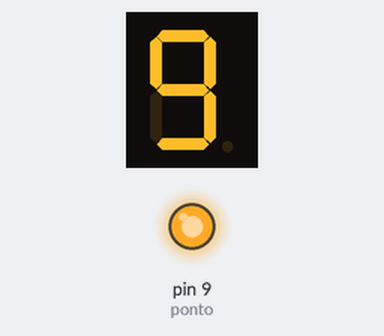
This sketch was run on a simulated Arduino Uno, built with avr-gcc and run on an emulated ATmega328P. On the bench: 1-digit seven-segment display, output pins drawn as LEDs (lit = HIGH). Wiring (inferred from the names in the program): 1-digit 7-segment display, segments lit when LOW: segments pin 2, pin 3, pin 4, pin 5, pin 6, pin 7, pin 8. The segment pins are drawn as the display they are named for; pins used as bus, display or sensor lines are not drawn.

Above: at 0.1 s.
At 2.1 s:
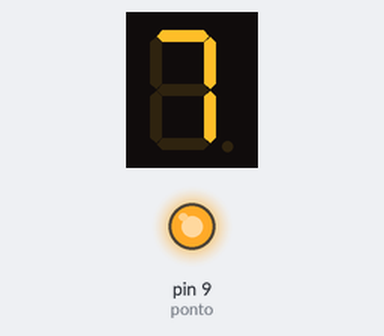
At 4.1 s:
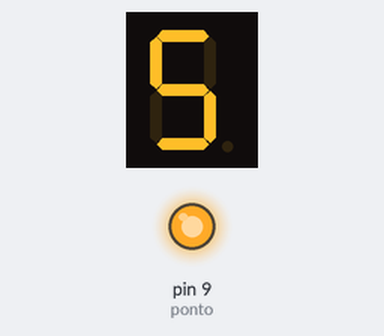
At 8.1 s:
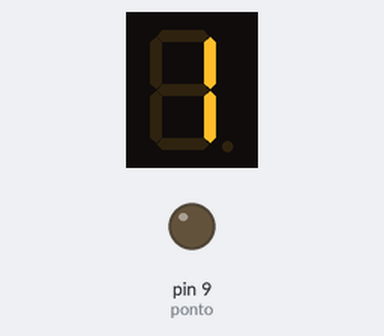
Timing chart, 0 to 40.0 s (numbered marks = the images above):
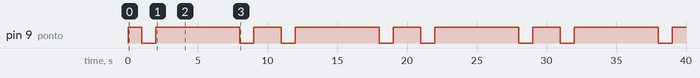

The sketch:

contagem_display_bcd.ino
```cpp
#define a 2
#define b 3
#define c 4
#define d 5
#define e 6
#define f 7
#define g 8
#define ponto 9

void setup()
{
  pinMode(a, OUTPUT);
  pinMode(b, OUTPUT);
  pinMode(c, OUTPUT);
  pinMode(d, OUTPUT);
  pinMode(e, OUTPUT);
  pinMode(f, OUTPUT);
  pinMode(g, OUTPUT);
  pinMode(ponto, OUTPUT);
}

void escrever1(int comPonto){
  digitalWrite(a,1);
  digitalWrite(b,0);
  digitalWrite(c,0);
  digitalWrite(d,1);
  digitalWrite(e,1);
  digitalWrite(f,1);
  digitalWrite(g,1);
  digitalWrite(ponto, !comPonto);
}
void escrever2(int comPonto){
  digitalWrite(a,0);
  digitalWrite(b,0);
  digitalWrite(c,1);
  digitalWrite(d,0);
  digitalWrite(e,0);
  digitalWrite(f,1);
  digitalWrite(g,0);
  digitalWrite(ponto, !comPonto);
}
void escrever3(int comPonto){
  digitalWrite(a,0);
  digitalWrite(b,0);
  digitalWrite(c,0);
  digitalWrite(d,0);
  digitalWrite(e,1);
  digitalWrite(f,1);
  digitalWrite(g,0);
  digitalWrite(ponto, !comPonto);
}
void escrever4(int comPonto){
  digitalWrite(a,1);
  digitalWrite(b,0);
  digitalWrite(c,0);
  digitalWrite(d,1);
  digitalWrite(e,1);
  digitalWrite(f,0);
  digitalWrite(g,0);
  digitalWrite(ponto, !comPonto);
}
void escrever5(int comPonto){
  digitalWrite(a,0);
  digitalWrite(b,1);
  digitalWrite(c,0);
  digitalWrite(d,0);
  digitalWrite(e,1);
  digitalWrite(f,0);
  digitalWrite(g,0);
  digitalWrite(ponto, !comPonto);
}
void escrever6(int comPonto){
  digitalWrite(a,0);
  digitalWrite(b,1);
  digitalWrite(c,0);
  digitalWrite(d,0);
  digitalWrite(e,0);
  digitalWrite(f,0);
  digitalWrite(g,0);
  digitalWrite(ponto, !comPonto);
}
void escrever7(int comPonto){
  digitalWrite(a,0);
  digitalWrite(b,0);
  digitalWrite(c,0);
  digitalWrite(d,1);
  digitalWrite(e,1);
  digitalWrite(f,1);
  digitalWrite(g,1);
  digitalWrite(ponto, !comPonto);
}
void escrever8(int comPonto){
  digitalWrite(a,0);
  digitalWrite(b,0);
  digitalWrite(c,0);
  digitalWrite(d,0);
  digitalWrite(e,0);
  digitalWrite(f,0);
  digitalWrite(g,0);
  digitalWrite(ponto, !comPonto);
}
void escrever9(int comPonto){
  digitalWrite(a,0);
  digitalWrite(b,0);
  digitalWrite(c,0);
  digitalWrite(d,0);
  digitalWrite(e,1);
  digitalWrite(f,0);
  digitalWrite(g,0);
  digitalWrite(ponto, !comPonto);
}
void escrever0(int comPonto){
  digitalWrite(a,0);
  digitalWrite(b,0);
  digitalWrite(c,0);
  digitalWrite(d,0);
  digitalWrite(e,0);
  digitalWrite(f,0);
  digitalWrite(g,1);
  digitalWrite(ponto, !comPonto);
}

void loop()
{
  escrever9(0);
  delay(1000);
  escrever8(1);
  delay(1000);
  escrever7(0);
  delay(1000);
  escrever6(0);
  delay(1000);
  escrever5(0);
  delay(1000);
  escrever4(0);
  delay(1000);
  escrever3(0);
  delay(1000);
  escrever2(0);
  delay(1000);
  escrever1(1);
  delay(1000);
  escrever0(0);
  delay(1000);
}
```

Measured:
- by itself, pin 9 (ponto): repeats every 10.0 s: LOW 1.0 s, HIGH 6.0 s, LOW 1.0 s, HIGH 2.0 s
- by itself, everything shown: repeats every 10.0 s, in 10 steps
- what the display in image 1 shows lasts 1.0 s, from 2.0 s to 3.0 s
